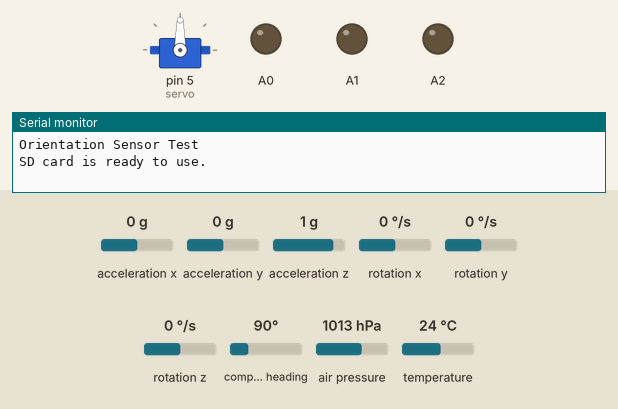
Recording of a sketch running on a simulated Arduino Uno, built with avr-gcc and run on an emulated ATmega328P. Shown: servo, output pins drawn as LEDs (lit = HIGH), the last lines printed to the serial monitor. The test bench sets the inputs (shaded band); at power-on: air pressure 1013 hPa, acceleration x 0 g, acceleration y 0 g, acceleration z 1 g, rotation x 0 °/s, rotation y 0 °/s, rotation z 0 °/s, compass heading 90°, temperature 24 °C. Storage starts empty.

Above: at 0.1 s.
At 2.2 s:
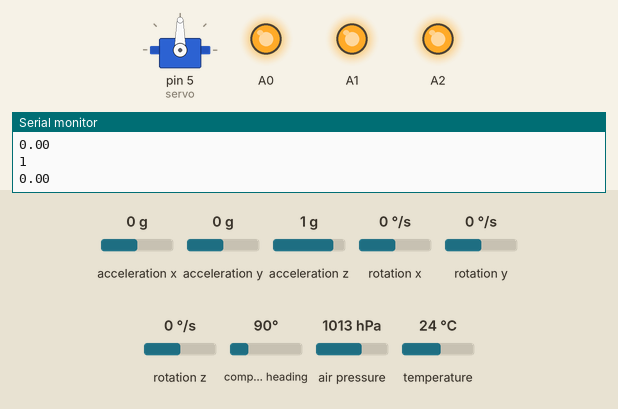
2.3 s: air pressure set to 1017 hPa
At 2.6 s:
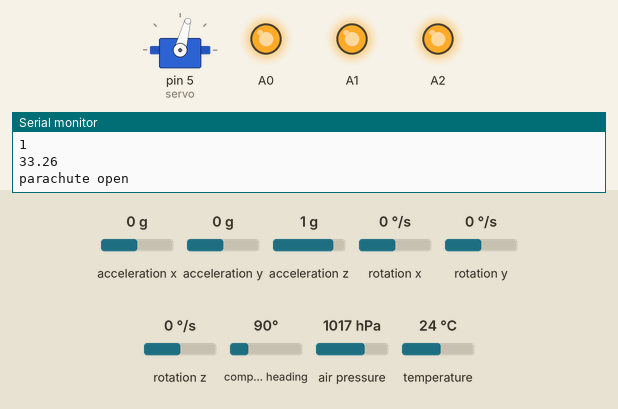
Timing chart, 0 to 5.3 s (numbered marks = the images above; inputs shaded):
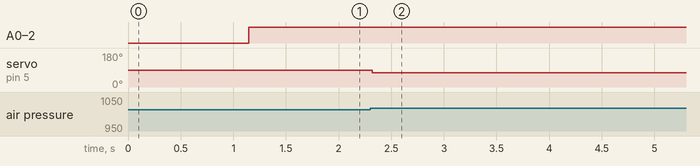

Measured:
- the behaviour switches between 1014 and 1015 hPa on air pressure (found by bisection; images 1 and 2)
- after the input at 2.3 s, servo on pin 5 (servo): 90° → 75° at once

The sketch:

IZU_NEO_LOGGER.ino
```cpp
#include <Wire.h>
#include <Adafruit_Sensor.h>
#include <Adafruit_BNO055.h>
#include <utility/imumaths.h>
#include<Adafruit_BME280.h>
#include <SD.h>  // Include SD card library
#include <Servo.h>

Adafruit_BME280 bme;
#define SEALEVELPRESSURE_HPA (1013.25)

/* Set the delay between fresh samples */
uint16_t BNO055_SAMPLERATE_DELAY_MS = 100;
// Create an instance of the BNO055 sensor
Adafruit_BNO055 bno = Adafruit_BNO055(55, 0x28, &Wire);
const int chipSelect = 10;  // MicroSD card chip select pin
unsigned long time = 0;

float maxalt=0;
float dalt=0;
int count=0;

Servo myservo;
const int servo=5;


void setup(void) {
  myservo.attach(servo,500,2400);
  Serial.begin(9600);
  while (!Serial) delay(10);  // Wait for serial port to open
  Serial.println("Orientation Sensor Test");
  Serial.println("");
  /* Initialize the sensor */
  if (!bno.begin()) {
    /* There was a problem detecting the BNO055 ... check your connections */
    Serial.print("Ooops, no BNO055 detected ... Check your wiring or I2C ADDR!");
    while (1);
  }

  if (!SD.begin(chipSelect)) {
    Serial.println("Initialization failed!");
    return;
  }
  Serial.println("SD card is ready to use.");
  delay(1000);
}
void loop(void) {
  count++;
  time = millis();
  // Create event objects for each sensor type
  sensors_event_t orientationData, angVelocityData, linearAccelData, magnetometerData, accelerometerData, gravityData;
  // Get data from the sensor
  bno.getEvent(&orientationData, Adafruit_BNO055::VECTOR_EULER);
  bno.getEvent(&angVelocityData, Adafruit_BNO055::VECTOR_GYROSCOPE);
  bno.getEvent(&linearAccelData, Adafruit_BNO055::VECTOR_LINEARACCEL);
  bno.getEvent(&magnetometerData, Adafruit_BNO055::VECTOR_MAGNETOMETER);
  bno.getEvent(&accelerometerData, Adafruit_BNO055::VECTOR_ACCELEROMETER);
  bno.getEvent(&gravityData, Adafruit_BNO055::VECTOR_GRAVITY);

  float pres =  bme.readPressure() / 100.0F;//気圧データを実際の値に計算
  float temp = bme.readTemperature();//温度データを実際の値に計算
  float alt = bme.readAltitude(SEALEVELPRESSURE_HPA);
  File dataFile = SD.open("TEST.txt", FILE_WRITE);
  // Check if the file is open
  if (dataFile) {
    Serial.println(1);
    // Write sensor data to the file
    dataFile.print(time);
    dataFile.print(",");
    //dataFile.print("Orientation: ");
    //dataFile.print(orientationData.orientation.x);
    //dataFile.print(",");
    //dataFile.print(orientationData.orientation.y);
    //dataFile.print(",");
    //dataFile.println(orientationData.orientation.z);
    /*dataFile.print("Gyroscope: ");
    dataFile.print(angVelocityData.gyro.x);
    dataFile.print("\t");
    dataFile.print(angVelocityData.gyro.y);
    dataFile.print("\t");
    dataFile.println(angVelocityData.gyro.z);
    dataFile.print("Linear Acceleration: ");
    dataFile.print(linearAccelData.acceleration.x);
    dataFile.print("\t");
    dataFile.print(linearAccelData.acceleration.y);
    dataFile.print("\t");
    dataFile.println(linearAccelData.acceleration.z);
    dataFile.print("Magnetometer: ");
    dataFile.print(magnetometerData.magnetic.x);
    dataFile.print("\t");
    dataFile.print(magnetometerData.magnetic.y);
    dataFile.print("\t");
    dataFile.println(magnetometerData.magnetic.z);*/
    //dataFile.print("Accelerometer: ");
    dataFile.print(accelerometerData.acceleration.x);
    dataFile.print(",");
    dataFile.print(accelerometerData.acceleration.y);
    dataFile.print(",");
    dataFile.print(accelerometerData.acceleration.z);
    dataFile.print(",");
    dataFile.print(temp);
    dataFile.print(",");
    dataFile.println(pres);

    /*dataFile.print("Gravity: ");
    dataFile.print(gravityData.acceleration.x);
    dataFile.print("\t");
    dataFile.print(gravityData.acceleration.y);
    dataFile.print("\t");
    dataFile.println(gravityData.acceleration.z);*/
    // Add the temperature data to the file
    /*int8_t boardTemp = bno.getTemp();
    dataFile.print("Temperature: ");
    dataFile.println(boardTemp);*/
    // Add calibration data to the file
    uint8_t system, gyro, accel, mag = 0;
    /*bno.getCalibration(&system, &gyro, &accel, &mag);
    dataFile.print("Calibration: Sys=");
    dataFile.print(system);
    dataFile.print(" Gyro=");
    dataFile.print(gyro);*/
    //bno.getCalibration(&accel);
    //dataFile.print(" Accel=");
    /*dataFile.print(accel);
    dataFile.print(" Mag=");
    dataFile.println(mag);*/
    // Close the file
    //dataFile.println();
    dataFile.close();
  }
    if (count==1){
      maxalt=alt;
    }else{
    if (alt>maxalt){
    maxalt=alt;
  }
    }
Serial.println(maxalt-alt);
if ((maxalt-alt)>10){
  Serial.println("parachute open");
myservo.write(75);
delay(10000);
}


  // Delay for a short period before collecting the next set of data
  delay(BNO055_SAMPLERATE_DELAY_MS);
  analogWrite(A0,500);
  analogWrite(A1,500);
  analogWrite(A2,500);
}
```
